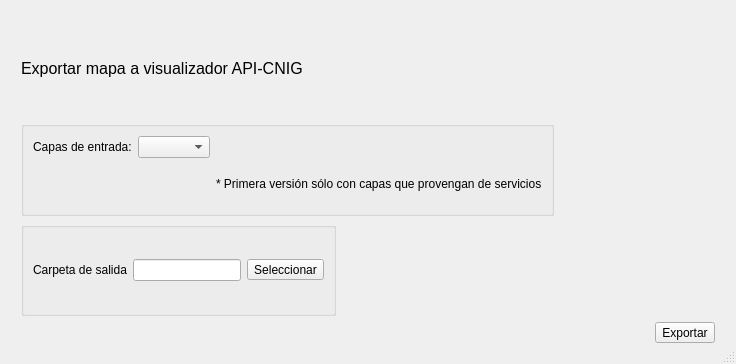
<?xml version="1.0" encoding="UTF-8"?>
<ui version="4.0">
 <class>QGIS2APICNIGDialogBase</class>
 <widget class="QDialog" name="QGIS2APICNIGDialogBase">
  <property name="windowModality">
   <enum>Qt::NonModal</enum>
  </property>
  <property name="geometry">
   <rect>
    <x>0</x>
    <y>0</y>
    <width>736</width>
    <height>364</height>
   </rect>
  </property>
  <property name="sizePolicy">
   <sizepolicy hsizetype="Fixed" vsizetype="Fixed">
    <horstretch>5</horstretch>
    <verstretch>5</verstretch>
   </sizepolicy>
  </property>
  <property name="windowTitle">
   <string>QGIS2API-CNIG</string>
  </property>
  <property name="sizeGripEnabled">
   <bool>true</bool>
  </property>
  <property name="modal">
   <bool>true</bool>
  </property>
  <layout class="QGridLayout" name="gridLayout_7">
   <item row="0" column="0">
    <layout class="QGridLayout" name="gridLayout_6" rowstretch="0,0,0,0" columnstretch="0">
     <property name="sizeConstraint">
      <enum>QLayout::SetMinAndMaxSize</enum>
     </property>
     <property name="leftMargin">
      <number>10</number>
     </property>
     <property name="topMargin">
      <number>10</number>
     </property>
     <property name="rightMargin">
      <number>10</number>
     </property>
     <property name="bottomMargin">
      <number>10</number>
     </property>
     <item row="3" column="0">
      <layout class="QGridLayout" name="gridLayout_5">
       <item row="0" column="0">
        <spacer name="horizontalSpacer">
         <property name="sizePolicy">
          <sizepolicy hsizetype="Fixed" vsizetype="Minimum">
           <horstretch>0</horstretch>
           <verstretch>0</verstretch>
          </sizepolicy>
         </property>
         <property name="orientation">
          <enum>Qt::Horizontal</enum>
         </property>
         <property name="sizeHint" stdset="0">
          <size>
           <width>578</width>
           <height>20</height>
          </size>
         </property>
        </spacer>
       </item>
       <item row="0" column="1">
        <widget class="QToolButton" name="toolButton_2">
         <property name="sizePolicy">
          <sizepolicy hsizetype="Fixed" vsizetype="Fixed">
           <horstretch>0</horstretch>
           <verstretch>0</verstretch>
          </sizepolicy>
         </property>
         <property name="text">
          <string>Exportar</string>
         </property>
        </widget>
       </item>
      </layout>
     </item>
     <item row="0" column="0">
      <widget class="QLabel" name="label">
       <property name="sizePolicy">
        <sizepolicy hsizetype="Fixed" vsizetype="Preferred">
         <horstretch>0</horstretch>
         <verstretch>0</verstretch>
        </sizepolicy>
       </property>
       <property name="font">
        <font>
         <pointsize>12</pointsize>
        </font>
       </property>
       <property name="text">
        <string>Exportar mapa a visualizador API-CNIG</string>
       </property>
      </widget>
     </item>
     <item row="1" column="0">
      <widget class="QgsCollapsibleGroupBox" name="mGroupBox">
       <property name="sizePolicy">
        <sizepolicy hsizetype="Fixed" vsizetype="Preferred">
         <horstretch>0</horstretch>
         <verstretch>0</verstretch>
        </sizepolicy>
       </property>
       <layout class="QGridLayout" name="gridLayout_4">
        <item row="0" column="0">
         <layout class="QGridLayout" name="gridLayout_3">
          <item row="0" column="0">
           <widget class="QLabel" name="label_2">
            <property name="sizePolicy">
             <sizepolicy hsizetype="Fixed" vsizetype="Preferred">
              <horstretch>0</horstretch>
              <verstretch>0</verstretch>
             </sizepolicy>
            </property>
            <property name="text">
             <string>Capas de entrada:</string>
            </property>
           </widget>
          </item>
          <item row="0" column="1">
           <widget class="QComboBox" name="comboBox_Layers">
            <property name="sizePolicy">
             <sizepolicy hsizetype="Fixed" vsizetype="Fixed">
              <horstretch>0</horstretch>
              <verstretch>0</verstretch>
             </sizepolicy>
            </property>
           </widget>
          </item>
          <item row="1" column="2">
           <widget class="QLabel" name="label_4">
            <property name="sizePolicy">
             <sizepolicy hsizetype="Fixed" vsizetype="Preferred">
              <horstretch>0</horstretch>
              <verstretch>0</verstretch>
             </sizepolicy>
            </property>
            <property name="text">
             <string>* Primera versión sólo con capas que provengan de servicios</string>
            </property>
           </widget>
          </item>
         </layout>
        </item>
       </layout>
      </widget>
     </item>
     <item row="2" column="0">
      <widget class="QgsCollapsibleGroupBox" name="mGroupBox_2">
       <property name="sizePolicy">
        <sizepolicy hsizetype="Fixed" vsizetype="Preferred">
         <horstretch>0</horstretch>
         <verstretch>0</verstretch>
        </sizepolicy>
       </property>
       <layout class="QGridLayout" name="gridLayout_2">
        <item row="0" column="0">
         <layout class="QGridLayout" name="gridLayout">
          <item row="0" column="0">
           <widget class="QLabel" name="label_3">
            <property name="sizePolicy">
             <sizepolicy hsizetype="Fixed" vsizetype="Preferred">
              <horstretch>0</horstretch>
              <verstretch>0</verstretch>
             </sizepolicy>
            </property>
            <property name="text">
             <string>Carpeta de salida</string>
            </property>
           </widget>
          </item>
          <item row="0" column="1">
           <widget class="QLineEdit" name="lineEdit_Folder">
            <property name="sizePolicy">
             <sizepolicy hsizetype="Fixed" vsizetype="Fixed">
              <horstretch>0</horstretch>
              <verstretch>0</verstretch>
             </sizepolicy>
            </property>
           </widget>
          </item>
          <item row="0" column="2">
           <widget class="QToolButton" name="toolButton">
            <property name="sizePolicy">
             <sizepolicy hsizetype="Fixed" vsizetype="Fixed">
              <horstretch>0</horstretch>
              <verstretch>0</verstretch>
             </sizepolicy>
            </property>
            <property name="text">
             <string>Seleccionar</string>
            </property>
           </widget>
          </item>
         </layout>
        </item>
       </layout>
      </widget>
     </item>
    </layout>
   </item>
  </layout>
 </widget>
 <customwidgets>
  <customwidget>
   <class>QgsCollapsibleGroupBox</class>
   <extends>QGroupBox</extends>
   <header>qgscollapsiblegroupbox.h</header>
   <container>1</container>
  </customwidget>
 </customwidgets>
 <resources/>
 <connections/>
</ui>
